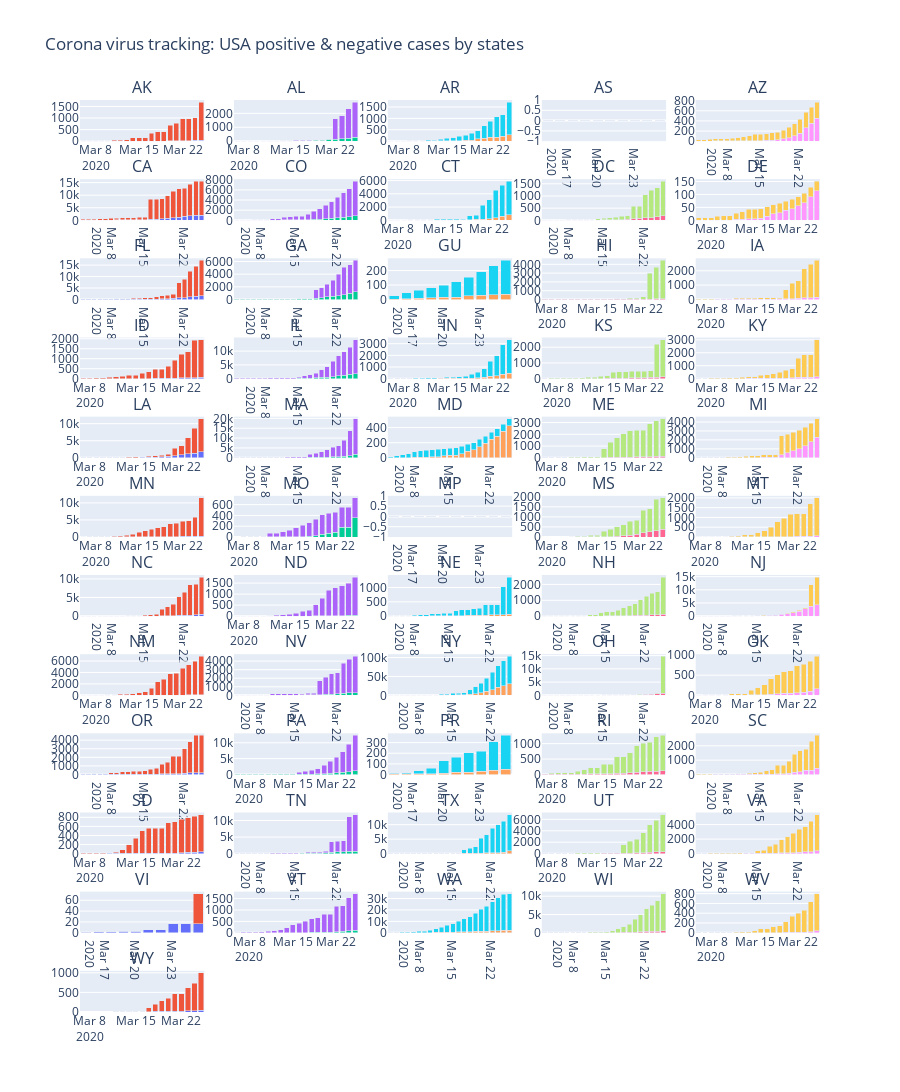

Notebook source saved alongside this figure:
### Code cell
import importlib
import corona_plots
importlib.reload(corona_plots)

corona_plots.CoronaPlots.plot_global_cases(auto_open=True)
corona_plots.CoronaPlots.plot_usa_cases(auto_open=True)
corona_plots.CoronaPlots.plot_usa_pos_neg_tracking(auto_open=True)
